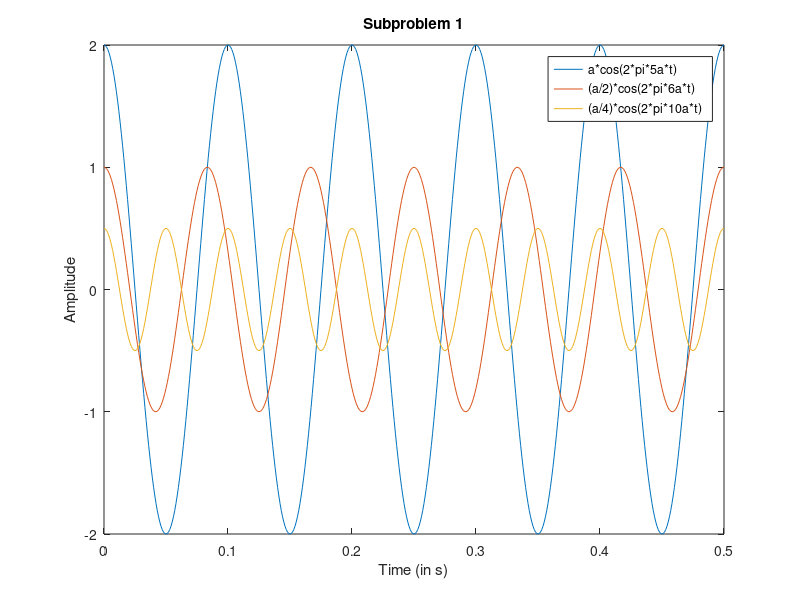
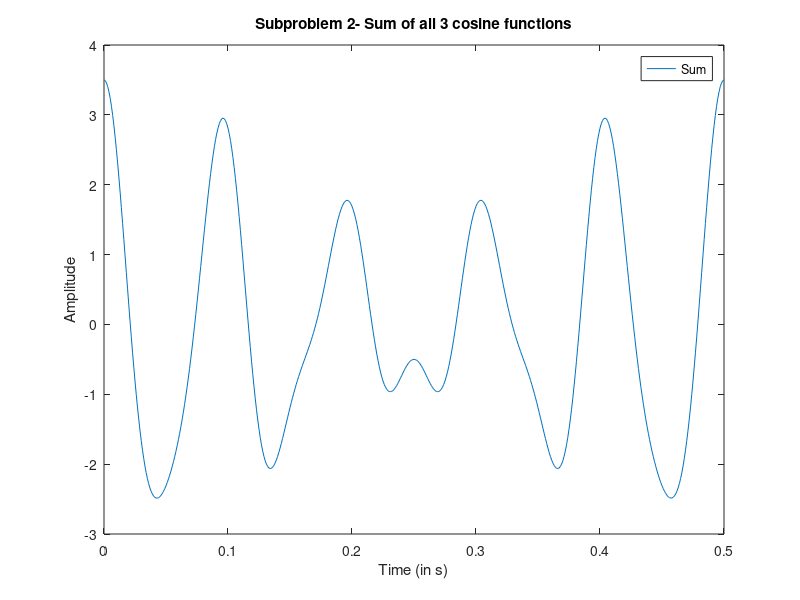
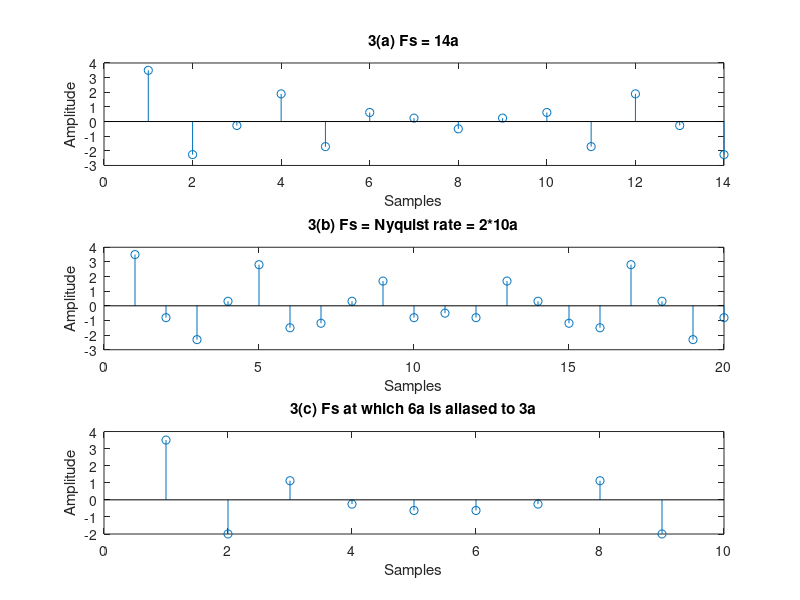
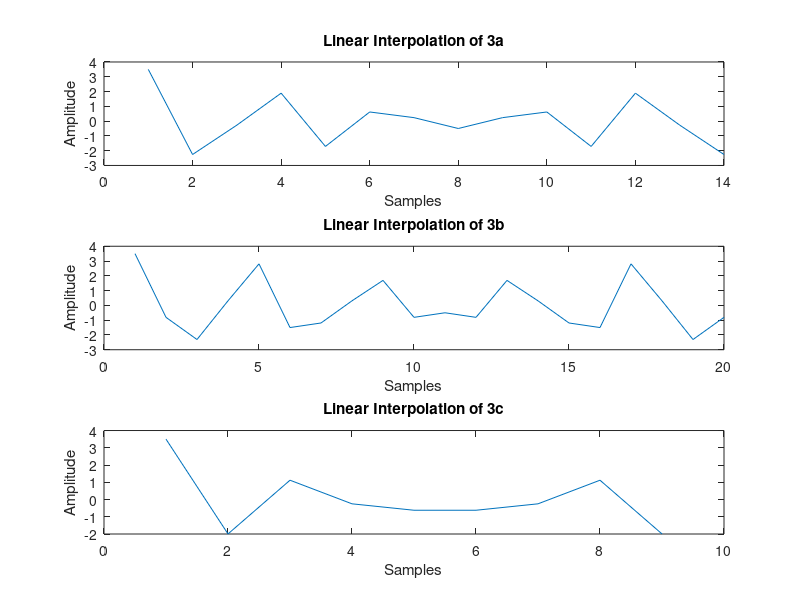

Write the MATLAB code that produced these figures, in order.
%Problem 1- Sampling and frequency-domain aliasing
a = 1 + mod(157, 3);

%Subproblem 1
t = 0:0.001:(1/a);

A = a * cos(2*pi*5*a*t);
B = (a/2) * cos(2*pi*6*a*t);
C = (a/4) * cos(2*pi*10*a*t);

figure;
plot(t, A, t, B, t, C)
title('Subproblem 1')
xlabel('Time (in s)')
ylabel('Amplitude')
legend('a*cos(2*pi*5a*t)', '(a/2)*cos(2*pi*6a*t)', '(a/4)*cos(2*pi*10a*t)')

%Subproblem 2
figure;
total = A + B + C;
plot(t, total)
title('Subproblem 2- Sum of all 3 cosine functions')
xlabel('Time (in s)')
ylabel('Amplitude')
legend('Sum')

%Subproblem 3
%a: Fs = 14a
Fsa = 14 * a;
dta = 1 / Fsa;
ta = 0:dta:(1/a)-dta;

Aa = a * cos(2*pi*5*a*ta);
Ba = (a/2) * cos(2*pi*6*a*ta);
Ca = (a/4) * cos(2*pi*10*a*ta);
totala = Aa + Ba + Ca;

%b: Fs = Nyquist rate i.e. 10a = 20
Fsb = 2 * 10 * a;
dtb = 1 / Fsb;
tb = 0:dtb:(1/a)-dtb;

Ab = a * cos(2*pi*5*a*tb);
Bb = (a/2) * cos(2*pi*6*a*tb);
Cb = (a/4) * cos(2*pi*10*a*tb);
totalb = Ab + Bb + Cb;

%c: Fs where 6a is aliased to 3a
Fsc = 9 * a;
dtc = 1 / Fsc;
tc = 0:dtc:(1/a)-dtc;

Ac = a * cos(2*pi*5*a*tc);
Bc = (a/2) * cos(2*pi*6*a*tc);
Cc = (a/4) * cos(2*pi*10*a*tc);
totalc = Ac + Bc + Cc;

figure;
subplot(3,1,1)
stem(totala)
title('3(a) Fs = 14a'), xlabel('Samples'), ylabel('Amplitude')
subplot(3,1,2)
stem(totalb)
title('3(b) Fs = Nyquist rate = 2*10a'), xlabel('Samples'), ylabel('Amplitude')
subplot(3,1,3)
stem(totalc)
title('3(c) Fs at which 6a is aliased to 3a'), xlabel('Samples'), ylabel('Amplitude')

%Subproblem 4
figure;
subplot(3,1,1)
plot(totala)
title('Linear Interpolation of 3a'), xlabel('Samples'), ylabel('Amplitude')
subplot(3,1,2)
plot(totalb)
title('Linear Interpolation of 3b'), xlabel('Samples'), ylabel('Amplitude')
subplot(3,1,3)
plot(totalc)
title('Linear Interpolation of 3c'), xlabel('Samples'), ylabel('Amplitude')

%Subproblem 5
ffta = fft(totala);
fka = (-length(ta)/2:length(ta)/2-1) * (Fsa/length(ta));

fftb = fft(totalb);
fkb = (-length(tb)/2:length(tb)/2-1) * (Fsa/length(tb));

fftc = fft(totalc);
fkc = (-4.5:3.5) * (Fsa/length(tc));

figure;
subplot(3,1,1)
stem(fka, abs(ffta))
title('Energy density spectrum for 3a'), xlabel('Square of Frequency (in Hz^2)'), ylabel('Amplitude')
subplot(3,1,2)
stem(fkb, abs(fftb))
title('Energy density spectrum for 3b'), xlabel('Square of Frequency (in Hz^2)'), ylabel('Amplitude')
subplot(3,1,3)
stem(fkc, abs(fftc))
title('Energy density spectrum for 3c'), xlabel('Square of Frequency (in Hz^2)'), ylabel('Amplitude')